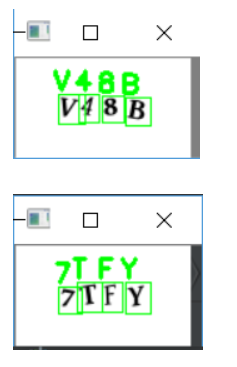
#> input picture predicted_output_example.PNG, 237 x 367 px, given as the content of the folder generated_captcha_images, which was not available
$ python extract_single_letters_from_captchas.py   (older library calls are emulated)
#> lines starting #> are read from the running program, lines starting #| are printed output that depends on the picture; after the words box and inside, x2 and y2 are one past the last pixel; in counts of white or black regions, pixels touching at a corner belong together; pictures that were not available may be replaced by others from this repository, and a replacement may not be noted
import os
import os.path
import cv2
import glob
import imutils


CAPTCHA_IMAGE_FOLDER = "generated_captcha_images"
OUTPUT_FOLDER = "extracted_letter_images"


# Get a list of all the captcha images we need to process
captcha_image_files = glob.glob(os.path.join(CAPTCHA_IMAGE_FOLDER, "*"))
counts = {}

# loop over the image paths
for (i, captcha_image_file) in enumerate(captcha_image_files):
    print("[INFO] processing image {}/{}".format(i + 1, len(captcha_image_files)))

    # Since the filename contains the captcha text (i.e. "2A2X.png" has the text "2A2X"),
    # grab the base filename as the text
    filename = os.path.basename(captcha_image_file)
    captcha_correct_text = os.path.splitext(filename)[0]

    # Load the image and convert it to grayscale
    image = cv2.imread(captcha_image_file)
#> image is the input picture: shape (367, 237, 3); mean B, G, R 235, 242.4, 233
    gray = cv2.cvtColor(image, cv2.COLOR_BGR2GRAY)
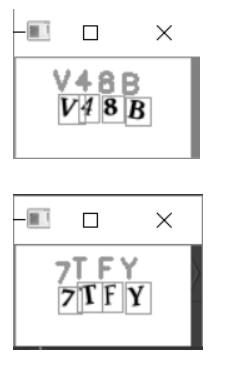
#> gray: shape (367, 237); min 0, max 255, mean 238.8
    # gray = cv2.resize(gray, (100, 100))

    # Add some extra padding around the image
    gray = cv2.copyMakeBorder(gray, 8, 8, 8, 8, cv2.BORDER_REPLICATE)
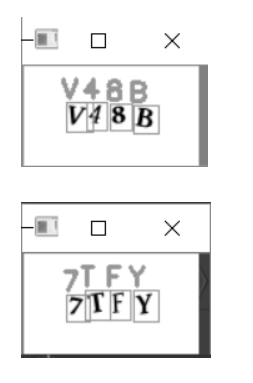
#> gray: shape (383, 253); min 0, max 255, mean 240.4

    # threshold the image (convert it to pure black and white)
    thresh = cv2.threshold(gray, 0, 255, cv2.THRESH_BINARY_INV | cv2.THRESH_OTSU)[1]
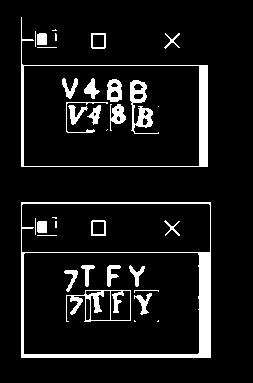
#> thresh: shape (383, 253); 8.8% white; 35 white regions (10 under 20 px)

    # find the contours (continuous blobs of pixels) the image
    contours = cv2.findContours(thresh.copy(), cv2.RETR_EXTERNAL, cv2.CHAIN_APPROX_SIMPLE)
#> contours = 9 contours, 4 with area under 20; largest, box (x1, y1, x2, y2) and area: (21, 202, 211, 358) 29295, (21, 17, 208, 167) 18800, (91, 33, 106, 49) 209, (37, 33, 47, 45) 97, (164, 33, 180, 49) 44

    # Hack for compatibility with different OpenCV versions
    contours = contours[0] if imutils.is_cv2() else contours[1]

    letter_image_regions = []

    # Now we can loop through each of the four contours and extract the letter
    # inside of each one
    for contour in contours:
        # Get the rectangle that contains the contour
        (x, y, w, h) = cv2.boundingRect(contour)

        # Compare the width and height of the contour to detect letters that
        # are conjoined into one chunk
        if w / h > 1.25:
            # This contour is too wide to be a single letter!
            # Split it in half into two letter regions!
            half_width = int(w / 2)
            letter_image_regions.append((x, y, half_width, h))
            letter_image_regions.append((x + half_width, y, half_width, h))
        else:
            # This is a normal letter by itself
            letter_image_regions.append((x, y, w, h))
#> this loop made 9 passes
#> (contour, x, y, w, h, half_width) on passes 2, 8: ([[37, 47], [56, 47]], 37, 47, 20, 1, 10), ([[55, 29], [54, 30], [52, 30], [56, 30]], 52, 29, 5, 2, 2)
#> (x, y, w, h) on passes 3, 4, 6, 9: (164, 33, 16, 16), (91, 33, 15, 16), (37, 33, 10, 12), (21, 17, 187, 150)
#> after the loop, letter_image_regions = [(21, 202, 190, 156), (37, 47, 10, 1), (47, 47, 10, 1), (164, 33, 16, 16), (91, 33, 15, 16), (55, 33, 2, 8), (37, 33, 10, 12), (35, 31, 1, 16), (52, 29, 2, 2), (54, 29, 2, 2), (21, 17, 187, 150)]

    # If we found more or less than 4 letters in the captcha, our letter extraction
    # didn't work correcly. Skip the image instead of saving bad training data!
    if len(letter_image_regions) != 4:
        continue

    # Sort the detected letter images based on the x coordinate to make sure
    # we are processing them from left-to-right so we match the right image
    # with the right letter
    letter_image_regions = sorted(letter_image_regions, key=lambda x: x[0])

    # Save out each letter as a single image
    for letter_bounding_box, letter_text in zip(letter_image_regions, captcha_correct_text):
        # Grab the coordinates of the letter in the image
        x, y, w, h = letter_bounding_box

        # Extract the letter from the original image with a 2-pixel margin around the edge
        letter_image = gray[y - 2:y + h + 2, x - 2:x + w + 2]

        # Get the folder to save the image in
        save_path = os.path.join(OUTPUT_FOLDER, letter_text)

        # if the output directory does not exist, create it
        if not os.path.exists(save_path):
            os.makedirs(save_path)

        # write the letter image to a file
        count = counts.get(letter_text, 1)
        p = os.path.join(save_path, "{}.png".format(str(count).zfill(6)))
        cv2.imwrite(p, letter_image)

        # increment the count for the current key
        counts[letter_text] = count + 1
